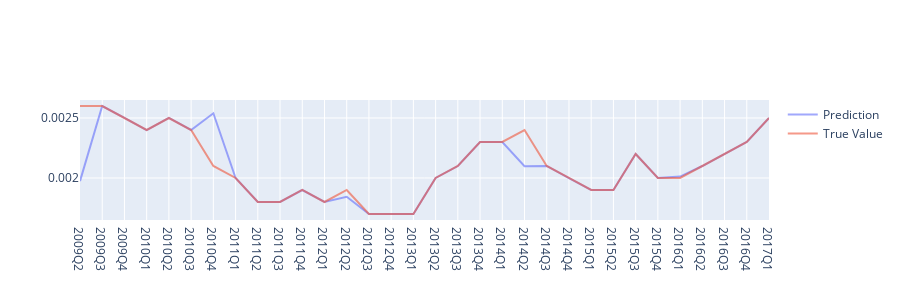

Write notebook code for a chart like this one.
### Code cell
features_chosen = ['mean_1', 'median_1', 'p5_1', 'p10_1', 'p25_1', 'p75_1', 'p90_1', 'p95_1', 'mean_2', 'median_2', 'p5_2', 'p10_2',
       'p25_2', 'p75_2', 'p90_2', 'p95_2', 'mean_3', 'median_3', 'p5_3', 'p10_3', 'p25_3', 'p75_3', 'p90_3', 'p95_3', 'mean_4', 'median_4',
       'p5_4', 'p10_4', 'p25_4', 'p75_4', 'p90_4', 'p95_4', 'mean_5', 'median_5', 'p5_5', 'p10_5', 'p25_5', 'p75_5', 'p90_5', 'p95_5',
       'mean_6', 'median_6', 'p5_6', 'p10_6', 'p25_6', 'p75_6', 'p90_6', 'p95_6', 'mean_7', 'median_7', 'p5_7', 'p10_7', 'p25_7', 'p75_7',
       'p90_7', 'p95_7', 'mean_8', 'median_8', 'p5_8', 'p10_8', 'p25_8', 'p75_8', 'p90_8', 'p95_8', 'CD_TY_CLI_RCI_1', 'CD_TY_CLI_RCI_2',
       'CD_ETA_CIV_1', 'CD_ETA_CIV_2', 'CD_MOD_HABI_1', 'CD_MOD_HABI_2', 'CD_PROF_1', 'CD_PROF_2', 'CD_PROF_3', 'CD_QUAL_VEH_1', 'CD_QUAL_VEH_2']
plot_forecasting_LR_Elas(CHR2, features_chosen, alpha=0.0, L1_ratio=0.0)

### Figure 1 — Plotly figure (JSON) as saved in the notebook; plotly's stock layout.template omitted (floating-point values rounded to 4 significant figures)
{"data": [{"mode": "lines", "name": "Prediction", "opacity": 0.6, "type": "scatter", "x": ["2009Q2", "2009Q3", "2009Q4", "2010Q1", "2010Q2", "2010Q3", "2010Q4", "2011Q1", "2011Q2", "2011Q3", "2011Q4", "2012Q1", "2012Q2", "2012Q3", "2012Q4", "2013Q1", "2013Q2", "2013Q3", "2013Q4", "2014Q1", "2014Q2", "2014Q3", "2014Q4", "2015Q1", "2015Q2", "2015Q3", "2015Q4", "2016Q1", "2016Q2", "2016Q3", "2016Q4", "2017Q1"], "y": [0.001974, 0.0026, 0.0025, 0.0024, 0.0025, 0.0024, 0.002539, 0.002, 0.0018, 0.0018, 0.0019, 0.0018, 0.001843, 0.0017, 0.0017, 0.0017, 0.002, 0.0021, 0.0023, 0.0023, 0.002098, 0.0021, 0.002, 0.0019, 0.0019, 0.0022, 0.002, 0.002012, 0.0021, 0.0022, 0.0023, 0.0025]}, {"mode": "lines", "name": "True Value", "opacity": 0.6, "type": "scatter", "x": ["2009Q2", "2009Q3", "2009Q4", "2010Q1", "2010Q2", "2010Q3", "2010Q4", "2011Q1", "2011Q2", "2011Q3", "2011Q4", "2012Q1", "2012Q2", "2012Q3", "2012Q4", "2013Q1", "2013Q2", "2013Q3", "2013Q4", "2014Q1", "2014Q2", "2014Q3", "2014Q4", "2015Q1", "2015Q2", "2015Q3", "2015Q4", "2016Q1", "2016Q2", "2016Q3", "2016Q4", "2017Q1"], "y": [0.0026, 0.0026, 0.0025, 0.0024, 0.0025, 0.0024, 0.0021, 0.002, 0.0018, 0.0018, 0.0019, 0.0018, 0.0019, 0.0017, 0.0017, 0.0017, 0.002, 0.0021, 0.0023, 0.0023, 0.0024, 0.0021, 0.002, 0.0019, 0.0019, 0.0022, 0.002, 0.002, 0.0021, 0.0022, 0.0023, 0.0025]}], "layout": {"height": 300, "width": 900}}
